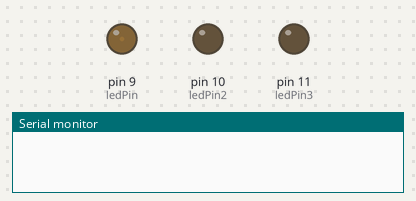
Bench run of a sketch on a simulated Arduino Uno, built with avr-gcc and run on an emulated ATmega328P. Shown: output pins drawn as LEDs (lit = HIGH), the last lines printed to the serial monitor.

Above: at 0.05 s.
At 1.25 s:
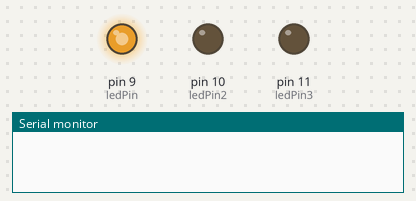
At 2.25 s:
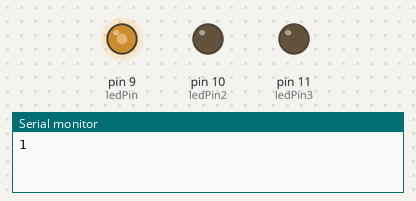
At 4.45 s:
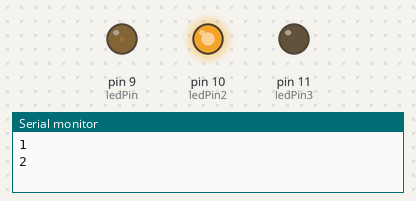
At 7.0 s:
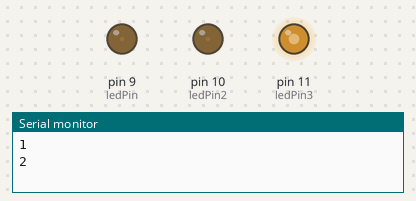
At 8.9 s:
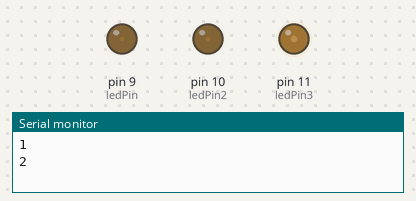
Timing chart, 0 to 11.9 s (numbered marks = the images above):
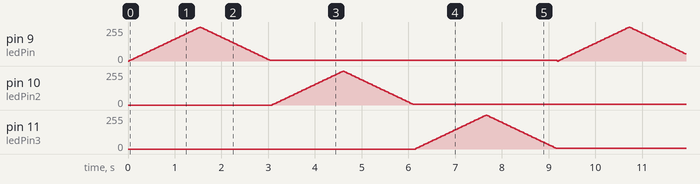

The sketch:

led_pwm.ino
```cpp
int ledPin = 9;

int ledPin2 = 10;

int ledPin3 = 11;

int brilho = 0;

int fade = 5;
int cont=0;

void setup() {
  pinMode(ledPin, OUTPUT);
  pinMode(ledPin2, OUTPUT);
  pinMode(ledPin3, OUTPUT);
  Serial.begin(9600);
}

void loop() {
  cont = 0;
    while(cont<2){
    analogWrite(ledPin, brilho);
    brilho = brilho + fade;
    if (brilho == 0 || brilho == 255){
      fade = -fade;
      cont++;
      Serial.println(cont);
    }

    delay(30);
    }

    while(cont<4){
    analogWrite(ledPin2, brilho);
     brilho = brilho + fade;
    if (brilho == 0 || brilho == 255){
      fade = -fade;
      cont++;
    }
    delay(30);
    }

    while(cont<6){
    analogWrite(ledPin3, brilho);
    brilho = brilho + fade;
    if (brilho == 0 || brilho == 255){
      fade = -fade;
      cont++;
    }
    delay(30);
    }

}
```
